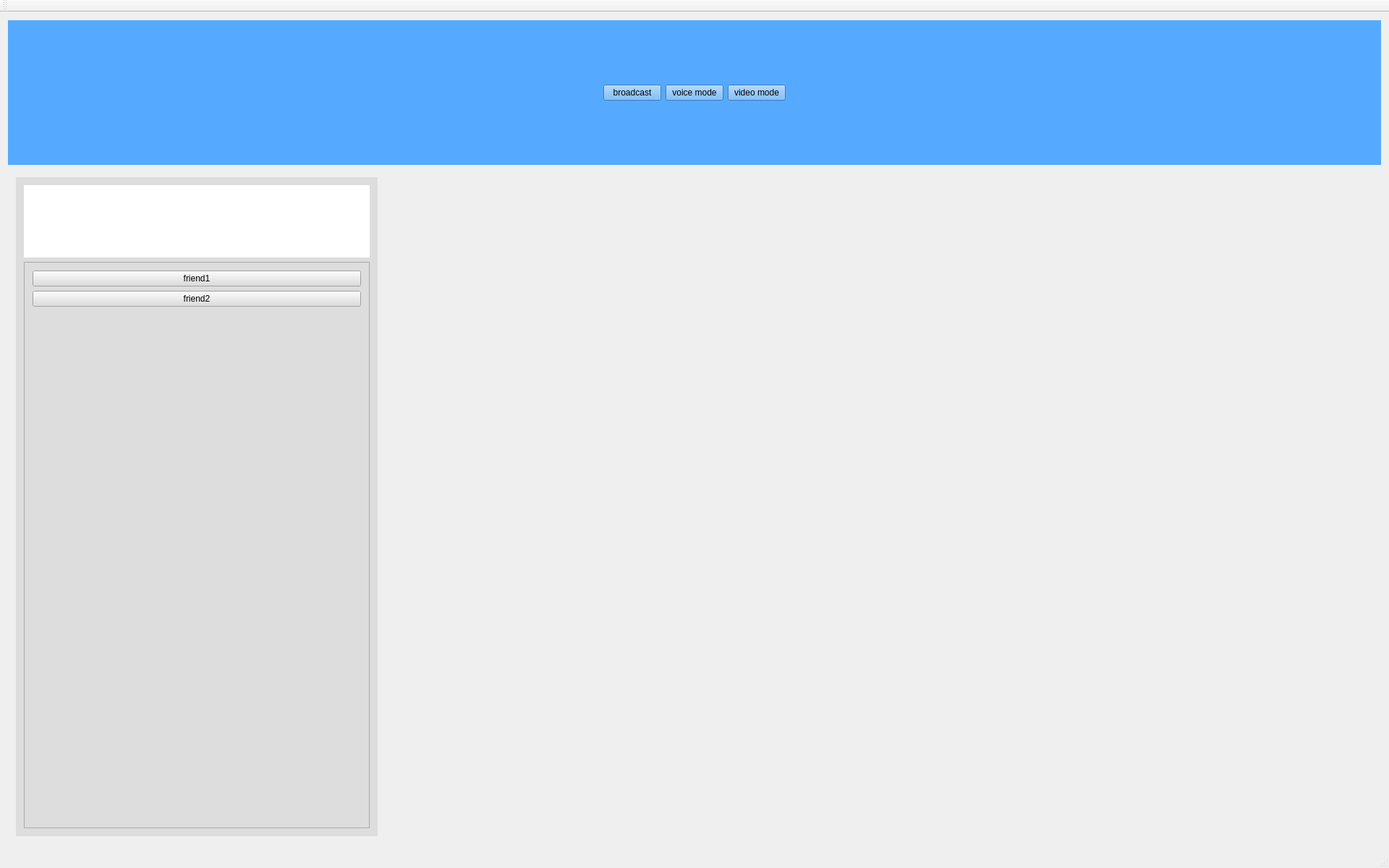
<?xml version="1.0" encoding="UTF-8"?>
<ui version="4.0">
 <class>MainWindow</class>
 <widget class="QMainWindow" name="MainWindow">
  <property name="geometry">
   <rect>
    <x>0</x>
    <y>0</y>
    <width>1920</width>
    <height>1200</height>
   </rect>
  </property>
  <property name="minimumSize">
   <size>
    <width>1920</width>
    <height>1200</height>
   </size>
  </property>
  <property name="maximumSize">
   <size>
    <width>1920</width>
    <height>1200</height>
   </size>
  </property>
  <property name="windowTitle">
   <string>MainWindow</string>
  </property>
  <widget class="QWidget" name="centralWidget">
   <property name="sizePolicy">
    <sizepolicy hsizetype="Preferred" vsizetype="Preferred">
     <horstretch>0</horstretch>
     <verstretch>0</verstretch>
    </sizepolicy>
   </property>
   <property name="minimumSize">
    <size>
     <width>960</width>
     <height>640</height>
    </size>
   </property>
   <property name="maximumSize">
    <size>
     <width>2400</width>
     <height>1600</height>
    </size>
   </property>
   <layout class="QGridLayout" name="gridLayout_2">
    <item row="0" column="0">
     <layout class="QGridLayout" name="gridLayout">
      <item row="0" column="0">
       <widget class="QWidget" name="TopWidget" native="true">
        <property name="minimumSize">
         <size>
          <width>0</width>
          <height>200</height>
         </size>
        </property>
        <property name="maximumSize">
         <size>
          <width>16777215</width>
          <height>200</height>
         </size>
        </property>
        <property name="styleSheet">
         <string notr="true">background-color: rgb(85, 170, 255);</string>
        </property>
        <layout class="QGridLayout" name="gridLayout_3">
         <item row="0" column="0">
          <layout class="QHBoxLayout" name="horizontalLayout">
           <item>
            <spacer name="horizontalSpacer">
             <property name="orientation">
              <enum>Qt::Horizontal</enum>
             </property>
             <property name="sizeHint" stdset="0">
              <size>
               <width>40</width>
               <height>20</height>
              </size>
             </property>
            </spacer>
           </item>
           <item>
            <widget class="QPushButton" name="ChatButton">
             <property name="text">
              <string>broadcast</string>
             </property>
            </widget>
           </item>
           <item>
            <widget class="QPushButton" name="FriendButton">
             <property name="text">
              <string>voice mode</string>
             </property>
            </widget>
           </item>
           <item>
            <widget class="QPushButton" name="pushButton">
             <property name="text">
              <string>video mode</string>
             </property>
            </widget>
           </item>
           <item>
            <spacer name="horizontalSpacer_2">
             <property name="orientation">
              <enum>Qt::Horizontal</enum>
             </property>
             <property name="sizeHint" stdset="0">
              <size>
               <width>40</width>
               <height>20</height>
              </size>
             </property>
            </spacer>
           </item>
          </layout>
         </item>
        </layout>
       </widget>
      </item>
      <item row="1" column="0">
       <widget class="QStackedWidget" name="stackedWidget">
        <property name="styleSheet">
         <string notr="true"/>
        </property>
        <widget class="QWidget" name="page">
         <property name="styleSheet">
          <string notr="true"/>
         </property>
         <layout class="QGridLayout" name="gridLayout_4">
          <item row="0" column="0">
           <layout class="QHBoxLayout" name="horizontalLayout_2">
            <item>
             <widget class="QWidget" name="widget" native="true">
              <property name="minimumSize">
               <size>
                <width>500</width>
                <height>0</height>
               </size>
              </property>
              <property name="maximumSize">
               <size>
                <width>500</width>
                <height>16777215</height>
               </size>
              </property>
              <property name="styleSheet">
               <string notr="true">background-color: rgb(221, 221, 221);</string>
              </property>
              <layout class="QGridLayout" name="gridLayout_5">
               <item row="0" column="0">
                <layout class="QVBoxLayout" name="verticalLayout">
                 <item>
                  <widget class="QWidget" name="widget_search" native="true">
                   <property name="minimumSize">
                    <size>
                     <width>0</width>
                     <height>100</height>
                    </size>
                   </property>
                   <property name="maximumSize">
                    <size>
                     <width>16777215</width>
                     <height>100</height>
                    </size>
                   </property>
                   <property name="styleSheet">
                    <string notr="true">background-color: rgb(255, 255, 255);</string>
                   </property>
                  </widget>
                 </item>
                 <item>
                  <widget class="QScrollArea" name="scrollArea">
                   <property name="styleSheet">
                    <string notr="true"/>
                   </property>
                   <property name="widgetResizable">
                    <bool>true</bool>
                   </property>
                   <widget class="QWidget" name="CurrentChat">
                    <property name="geometry">
                     <rect>
                      <x>0</x>
                      <y>0</y>
                      <width>478</width>
                      <height>766</height>
                     </rect>
                    </property>
                    <layout class="QGridLayout" name="gridLayout_6">
                     <item row="0" column="0">
                      <layout class="QVBoxLayout" name="verticalLayout_2">
                       <item>
                        <widget class="QPushButton" name="pushButton_2">
                         <property name="text">
                          <string>friend1</string>
                         </property>
                        </widget>
                       </item>
                       <item>
                        <widget class="QPushButton" name="pushButton_3">
                         <property name="text">
                          <string>friend2</string>
                         </property>
                        </widget>
                       </item>
                       <item>
                        <spacer name="verticalSpacer">
                         <property name="orientation">
                          <enum>Qt::Vertical</enum>
                         </property>
                         <property name="sizeHint" stdset="0">
                          <size>
                           <width>20</width>
                           <height>40</height>
                          </size>
                         </property>
                        </spacer>
                       </item>
                      </layout>
                     </item>
                    </layout>
                   </widget>
                  </widget>
                 </item>
                </layout>
               </item>
              </layout>
             </widget>
            </item>
            <item>
             <widget class="QStackedWidget" name="ChatSpace">
              <widget class="ChatWidget" name="widget_friend1"/>
              <widget class="ChatWidget" name="widget_friend2"/>
             </widget>
            </item>
           </layout>
          </item>
         </layout>
        </widget>
        <widget class="QWidget" name="page_2">
         <property name="styleSheet">
          <string notr="true"/>
         </property>
         <layout class="QGridLayout" name="gridLayout_7">
          <item row="0" column="0">
           <layout class="QHBoxLayout" name="horizontalLayout_3">
            <item>
             <widget class="QWidget" name="widget_2" native="true">
              <property name="sizePolicy">
               <sizepolicy hsizetype="Fixed" vsizetype="Preferred">
                <horstretch>0</horstretch>
                <verstretch>0</verstretch>
               </sizepolicy>
              </property>
              <property name="minimumSize">
               <size>
                <width>500</width>
                <height>0</height>
               </size>
              </property>
              <property name="maximumSize">
               <size>
                <width>500</width>
                <height>16777215</height>
               </size>
              </property>
              <property name="styleSheet">
               <string notr="true">background-color: rgb(227, 227, 227);</string>
              </property>
              <layout class="QGridLayout" name="gridLayout_8">
               <item row="0" column="0">
                <layout class="QVBoxLayout" name="verticalLayout_3">
                 <item>
                  <widget class="QWidget" name="widget_4" native="true">
                   <property name="sizePolicy">
                    <sizepolicy hsizetype="Preferred" vsizetype="Fixed">
                     <horstretch>0</horstretch>
                     <verstretch>0</verstretch>
                    </sizepolicy>
                   </property>
                   <property name="minimumSize">
                    <size>
                     <width>0</width>
                     <height>100</height>
                    </size>
                   </property>
                   <property name="maximumSize">
                    <size>
                     <width>16777215</width>
                     <height>100</height>
                    </size>
                   </property>
                   <property name="styleSheet">
                    <string notr="true">border:1px solid grey;</string>
                   </property>
                   <layout class="QGridLayout" name="gridLayout_9">
                    <item row="0" column="0">
                     <layout class="QHBoxLayout" name="horizontalLayout_4">
                      <item>
                       <spacer name="horizontalSpacer_3">
                        <property name="orientation">
                         <enum>Qt::Horizontal</enum>
                        </property>
                        <property name="sizeHint" stdset="0">
                         <size>
                          <width>40</width>
                          <height>20</height>
                         </size>
                        </property>
                       </spacer>
                      </item>
                      <item>
                       <widget class="QPushButton" name="pushButton_friend">
                        <property name="sizePolicy">
                         <sizepolicy hsizetype="Maximum" vsizetype="Fixed">
                          <horstretch>0</horstretch>
                          <verstretch>0</verstretch>
                         </sizepolicy>
                        </property>
                        <property name="minimumSize">
                         <size>
                          <width>80</width>
                          <height>0</height>
                         </size>
                        </property>
                        <property name="maximumSize">
                         <size>
                          <width>80</width>
                          <height>16777215</height>
                         </size>
                        </property>
                        <property name="text">
                         <string>friends</string>
                        </property>
                       </widget>
                      </item>
                      <item>
                       <widget class="QPushButton" name="pushButton_group">
                        <property name="sizePolicy">
                         <sizepolicy hsizetype="Maximum" vsizetype="Fixed">
                          <horstretch>0</horstretch>
                          <verstretch>0</verstretch>
                         </sizepolicy>
                        </property>
                        <property name="minimumSize">
                         <size>
                          <width>80</width>
                          <height>0</height>
                         </size>
                        </property>
                        <property name="maximumSize">
                         <size>
                          <width>80</width>
                          <height>16777215</height>
                         </size>
                        </property>
                        <property name="text">
                         <string>groups</string>
                        </property>
                       </widget>
                      </item>
                      <item>
                       <spacer name="horizontalSpacer_4">
                        <property name="orientation">
                         <enum>Qt::Horizontal</enum>
                        </property>
                        <property name="sizeHint" stdset="0">
                         <size>
                          <width>40</width>
                          <height>20</height>
                         </size>
                        </property>
                       </spacer>
                      </item>
                     </layout>
                    </item>
                   </layout>
                  </widget>
                 </item>
                 <item>
                  <widget class="QStackedWidget" name="stackedWidget_2">
                   <widget class="QWidget" name="page_4"/>
                   <widget class="QWidget" name="page_5"/>
                  </widget>
                 </item>
                </layout>
               </item>
              </layout>
             </widget>
            </item>
            <item>
             <widget class="QWidget" name="widget_3" native="true">
              <property name="styleSheet">
               <string notr="true"/>
              </property>
             </widget>
            </item>
           </layout>
          </item>
         </layout>
        </widget>
        <widget class="QWidget" name="page_3">
         <property name="styleSheet">
          <string notr="true">background-color: rgb(255, 85, 255);</string>
         </property>
        </widget>
       </widget>
      </item>
     </layout>
    </item>
   </layout>
  </widget>
  <widget class="QMenuBar" name="menuBar">
   <property name="geometry">
    <rect>
     <x>0</x>
     <y>0</y>
     <width>1920</width>
     <height>21</height>
    </rect>
   </property>
  </widget>
  <widget class="QToolBar" name="mainToolBar">
   <attribute name="toolBarArea">
    <enum>TopToolBarArea</enum>
   </attribute>
   <attribute name="toolBarBreak">
    <bool>false</bool>
   </attribute>
  </widget>
  <widget class="QStatusBar" name="statusBar"/>
 </widget>
 <layoutdefault spacing="6" margin="11"/>
 <customwidgets>
  <customwidget>
   <class>ChatWidget</class>
   <extends>QWidget</extends>
   <header location="global">chatwidget.h</header>
  </customwidget>
 </customwidgets>
 <resources/>
 <connections/>
</ui>
